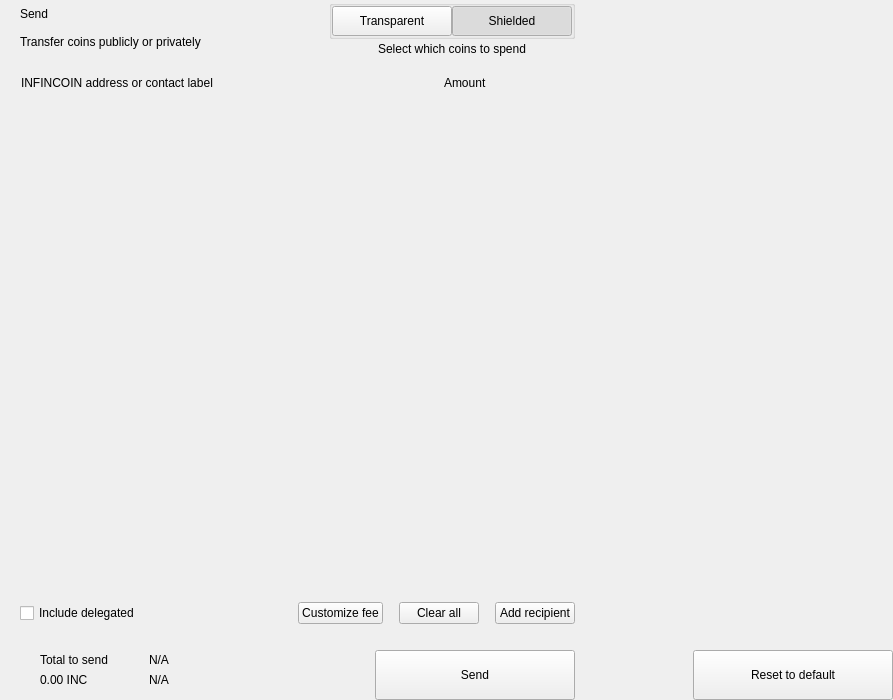
<?xml version="1.0" encoding="UTF-8"?>
<ui version="4.0">
 <class>send</class>
 <widget class="QWidget" name="send">
  <property name="geometry">
   <rect>
    <x>0</x>
    <y>0</y>
    <width>893</width>
    <height>700</height>
   </rect>
  </property>
  <property name="windowTitle">
   <string>Form</string>
  </property>
  <layout class="QHBoxLayout" name="horizontalLayout_2" stretch="2,1">
   <property name="spacing">
    <number>0</number>
   </property>
   <property name="leftMargin">
    <number>0</number>
   </property>
   <property name="topMargin">
    <number>0</number>
   </property>
   <property name="rightMargin">
    <number>0</number>
   </property>
   <property name="bottomMargin">
    <number>0</number>
   </property>
   <item>
    <widget class="QWidget" name="left" native="true">
     <layout class="QVBoxLayout" name="verticalLayout_3">
      <property name="spacing">
       <number>0</number>
      </property>
      <property name="leftMargin">
       <number>0</number>
      </property>
      <property name="topMargin">
       <number>0</number>
      </property>
      <property name="rightMargin">
       <number>0</number>
      </property>
      <property name="bottomMargin">
       <number>0</number>
      </property>
      <item>
       <layout class="QVBoxLayout" name="verticalLayout_22" stretch="0,0,0,1,0,0,0,0">
        <property name="spacing">
         <number>0</number>
        </property>
        <item>
         <layout class="QHBoxLayout" name="horizontalLayout_3">
          <property name="spacing">
           <number>0</number>
          </property>
          <property name="leftMargin">
           <number>20</number>
          </property>
          <property name="rightMargin">
           <number>20</number>
          </property>
          <item>
           <layout class="QVBoxLayout" name="verticalLayout">
            <property name="spacing">
             <number>0</number>
            </property>
            <item>
             <widget class="QLabel" name="labelTitle">
              <property name="text">
               <string>Send</string>
              </property>
              <property name="alignment">
               <set>Qt::AlignLeading|Qt::AlignLeft|Qt::AlignVCenter</set>
              </property>
             </widget>
            </item>
            <item>
             <widget class="QLabel" name="labelSubtitle1">
              <property name="text">
               <string>Transfer coins publicly or privately</string>
              </property>
             </widget>
            </item>
           </layout>
          </item>
          <item>
           <spacer name="horizontalSpacer">
            <property name="orientation">
             <enum>Qt::Horizontal</enum>
            </property>
            <property name="sizeHint" stdset="0">
             <size>
              <width>40</width>
              <height>20</height>
             </size>
            </property>
           </spacer>
          </item>
          <item>
           <layout class="QVBoxLayout" name="verticalLayout_6">
            <property name="spacing">
             <number>3</number>
            </property>
            <item alignment="Qt::AlignHCenter">
             <widget class="QGroupBox" name="groupBox">
              <property name="styleSheet">
               <string notr="true">#groupBox{
padding-top:2px;
}</string>
              </property>
              <property name="title">
               <string/>
              </property>
              <property name="alignment">
               <set>Qt::AlignCenter</set>
              </property>
              <layout class="QHBoxLayout" name="horizontalLayout_4">
               <property name="spacing">
                <number>0</number>
               </property>
               <property name="leftMargin">
                <number>0</number>
               </property>
               <property name="topMargin">
                <number>0</number>
               </property>
               <property name="rightMargin">
                <number>0</number>
               </property>
               <property name="bottomMargin">
                <number>0</number>
               </property>
               <item>
                <widget class="QPushButton" name="pushLeft">
                 <property name="minimumSize">
                  <size>
                   <width>120</width>
                   <height>30</height>
                  </size>
                 </property>
                 <property name="maximumSize">
                  <size>
                   <width>120</width>
                   <height>30</height>
                  </size>
                 </property>
                 <property name="focusPolicy">
                  <enum>Qt::NoFocus</enum>
                 </property>
                 <property name="text">
                  <string>Transparent</string>
                 </property>
                 <property name="checkable">
                  <bool>true</bool>
                 </property>
                 <property name="autoExclusive">
                  <bool>true</bool>
                 </property>
                </widget>
               </item>
               <item>
                <widget class="QPushButton" name="pushRight">
                 <property name="minimumSize">
                  <size>
                   <width>120</width>
                   <height>30</height>
                  </size>
                 </property>
                 <property name="maximumSize">
                  <size>
                   <width>120</width>
                   <height>30</height>
                  </size>
                 </property>
                 <property name="focusPolicy">
                  <enum>Qt::NoFocus</enum>
                 </property>
                 <property name="text">
                  <string>Shielded</string>
                 </property>
                 <property name="checkable">
                  <bool>true</bool>
                 </property>
                 <property name="checked">
                  <bool>true</bool>
                 </property>
                 <property name="autoExclusive">
                  <bool>true</bool>
                 </property>
                </widget>
               </item>
              </layout>
             </widget>
            </item>
            <item alignment="Qt::AlignHCenter|Qt::AlignTop">
             <widget class="QLabel" name="labelSubtitle2">
              <property name="styleSheet">
               <string notr="true"/>
              </property>
              <property name="text">
               <string>Select which coins to spend</string>
              </property>
              <property name="alignment">
               <set>Qt::AlignCenter</set>
              </property>
              <property name="indent">
               <number>0</number>
              </property>
             </widget>
            </item>
           </layout>
          </item>
         </layout>
        </item>
        <item>
         <spacer name="verticalSpacer_2">
          <property name="orientation">
           <enum>Qt::Vertical</enum>
          </property>
          <property name="sizeType">
           <enum>QSizePolicy::Fixed</enum>
          </property>
          <property name="sizeHint" stdset="0">
           <size>
            <width>20</width>
            <height>20</height>
           </size>
          </property>
         </spacer>
        </item>
        <item>
         <layout class="QHBoxLayout" name="horizontalLayout" stretch="6,0,2">
          <property name="spacing">
           <number>0</number>
          </property>
          <property name="leftMargin">
           <number>10</number>
          </property>
          <property name="topMargin">
           <number>0</number>
          </property>
          <property name="rightMargin">
           <number>20</number>
          </property>
          <property name="bottomMargin">
           <number>0</number>
          </property>
          <item>
           <widget class="QLabel" name="labelSubtitleAddress">
            <property name="styleSheet">
             <string notr="true">margin-left:8px;</string>
            </property>
            <property name="text">
             <string>INFINCOIN address or contact label</string>
            </property>
           </widget>
          </item>
          <item>
           <spacer name="horizontalSpacer_3">
            <property name="orientation">
             <enum>Qt::Horizontal</enum>
            </property>
            <property name="sizeType">
             <enum>QSizePolicy::Fixed</enum>
            </property>
            <property name="sizeHint" stdset="0">
             <size>
              <width>40</width>
              <height>1</height>
             </size>
            </property>
           </spacer>
          </item>
          <item>
           <widget class="QLabel" name="labelSubtitleAmount">
            <property name="text">
             <string>Amount</string>
            </property>
           </widget>
          </item>
         </layout>
        </item>
        <item>
         <widget class="QScrollArea" name="scrollArea">
          <property name="minimumSize">
           <size>
            <width>0</width>
            <height>350</height>
           </size>
          </property>
          <property name="styleSheet">
           <string notr="true">#scrollArea {
            background:transparent;
            margin-top:10px;
}</string>
          </property>
          <property name="horizontalScrollBarPolicy">
           <enum>Qt::ScrollBarAlwaysOff</enum>
          </property>
          <property name="sizeAdjustPolicy">
           <enum>QAbstractScrollArea::AdjustIgnored</enum>
          </property>
          <property name="widgetResizable">
           <bool>true</bool>
          </property>
          <property name="alignment">
           <set>Qt::AlignLeading|Qt::AlignLeft|Qt::AlignTop</set>
          </property>
          <widget class="QWidget" name="scrollAreaWidgetContents">
           <property name="geometry">
            <rect>
             <x>0</x>
             <y>0</y>
             <width>591</width>
             <height>16</height>
            </rect>
           </property>
           <property name="sizePolicy">
            <sizepolicy hsizetype="Preferred" vsizetype="Maximum">
             <horstretch>0</horstretch>
             <verstretch>0</verstretch>
            </sizepolicy>
           </property>
           <property name="autoFillBackground">
            <bool>false</bool>
           </property>
           <property name="styleSheet">
            <string notr="true">#scrollAreaWidgetContents {
             background:transparent;
             }</string>
           </property>
           <layout class="QVBoxLayout" name="verticalLayout_7">
            <property name="spacing">
             <number>0</number>
            </property>
            <property name="sizeConstraint">
             <enum>QLayout::SetDefaultConstraint</enum>
            </property>
            <property name="leftMargin">
             <number>0</number>
            </property>
            <property name="topMargin">
             <number>0</number>
            </property>
            <property name="rightMargin">
             <number>0</number>
            </property>
            <property name="bottomMargin">
             <number>0</number>
            </property>
           </layout>
          </widget>
         </widget>
        </item>
        <item>
         <spacer name="verticalSpacer_4">
          <property name="orientation">
           <enum>Qt::Vertical</enum>
          </property>
          <property name="sizeType">
           <enum>QSizePolicy::Fixed</enum>
          </property>
          <property name="sizeHint" stdset="0">
           <size>
            <width>20</width>
            <height>20</height>
           </size>
          </property>
         </spacer>
        </item>
        <item>
         <layout class="QHBoxLayout" name="horizontalLayout_20">
          <property name="spacing">
           <number>6</number>
          </property>
          <property name="leftMargin">
           <number>20</number>
          </property>
          <property name="rightMargin">
           <number>20</number>
          </property>
          <item>
           <widget class="QCheckBox" name="checkBoxDelegations">
            <property name="layoutDirection">
             <enum>Qt::LeftToRight</enum>
            </property>
            <property name="text">
             <string>Include delegated</string>
            </property>
           </widget>
          </item>
          <item>
           <spacer name="horizontalSpacer_4">
            <property name="orientation">
             <enum>Qt::Horizontal</enum>
            </property>
            <property name="sizeHint" stdset="0">
             <size>
              <width>10</width>
              <height>20</height>
             </size>
            </property>
           </spacer>
          </item>
          <item>
           <widget class="QPushButton" name="pushButtonFee">
            <property name="focusPolicy">
             <enum>Qt::NoFocus</enum>
            </property>
            <property name="text">
             <string>Customize fee</string>
            </property>
           </widget>
          </item>
          <item>
           <spacer name="horizontalSpacer_11">
            <property name="orientation">
             <enum>Qt::Horizontal</enum>
            </property>
            <property name="sizeType">
             <enum>QSizePolicy::Minimum</enum>
            </property>
            <property name="sizeHint" stdset="0">
             <size>
              <width>10</width>
              <height>20</height>
             </size>
            </property>
           </spacer>
          </item>
          <item>
           <widget class="QPushButton" name="pushButtonClear">
            <property name="focusPolicy">
             <enum>Qt::NoFocus</enum>
            </property>
            <property name="layoutDirection">
             <enum>Qt::RightToLeft</enum>
            </property>
            <property name="text">
             <string>Clear all</string>
            </property>
           </widget>
          </item>
          <item>
           <spacer name="horizontalSpacer_6">
            <property name="orientation">
             <enum>Qt::Horizontal</enum>
            </property>
            <property name="sizeType">
             <enum>QSizePolicy::Fixed</enum>
            </property>
            <property name="sizeHint" stdset="0">
             <size>
              <width>10</width>
              <height>20</height>
             </size>
            </property>
           </spacer>
          </item>
          <item>
           <widget class="QPushButton" name="pushButtonAddRecipient">
            <property name="focusPolicy">
             <enum>Qt::NoFocus</enum>
            </property>
            <property name="text">
             <string>Add recipient</string>
            </property>
           </widget>
          </item>
         </layout>
        </item>
        <item>
         <spacer name="verticalSpacer">
          <property name="orientation">
           <enum>Qt::Vertical</enum>
          </property>
          <property name="sizeType">
           <enum>QSizePolicy::Fixed</enum>
          </property>
          <property name="sizeHint" stdset="0">
           <size>
            <width>20</width>
            <height>16</height>
           </size>
          </property>
         </spacer>
        </item>
        <item>
         <layout class="QHBoxLayout" name="horizontalLayout_7">
          <property name="rightMargin">
           <number>20</number>
          </property>
          <item>
           <layout class="QHBoxLayout" name="horizontalLayout_10">
            <property name="spacing">
             <number>0</number>
            </property>
            <property name="leftMargin">
             <number>8</number>
            </property>
            <item>
             <widget class="QStackedWidget" name="stackedWidget">
              <property name="minimumSize">
               <size>
                <width>0</width>
                <height>60</height>
               </size>
              </property>
              <property name="maximumSize">
               <size>
                <width>16777215</width>
                <height>60</height>
               </size>
              </property>
              <widget class="QWidget" name="page1">
               <layout class="QVBoxLayout" name="verticalLayout_71" stretch="0">
                <property name="spacing">
                 <number>6</number>
                </property>
                <property name="leftMargin">
                 <number>12</number>
                </property>
                <property name="topMargin">
                 <number>0</number>
                </property>
                <property name="rightMargin">
                 <number>0</number>
                </property>
                <property name="bottomMargin">
                 <number>0</number>
                </property>
                <item>
                 <widget class="QWidget" name="coinWidget" native="true">
                  <property name="minimumSize">
                   <size>
                    <width>0</width>
                    <height>60</height>
                   </size>
                  </property>
                  <property name="maximumSize">
                   <size>
                    <width>16777215</width>
                    <height>60</height>
                   </size>
                  </property>
                  <layout class="QHBoxLayout" name="horizontalLayout_9">
                   <property name="spacing">
                    <number>0</number>
                   </property>
                   <property name="leftMargin">
                    <number>20</number>
                   </property>
                   <property name="topMargin">
                    <number>10</number>
                   </property>
                   <property name="rightMargin">
                    <number>20</number>
                   </property>
                   <property name="bottomMargin">
                    <number>10</number>
                   </property>
                   <item>
                    <layout class="QVBoxLayout" name="verticalSend">
                     <property name="spacing">
                      <number>0</number>
                     </property>
                     <item>
                      <widget class="QLabel" name="labelTitleTotalSend">
                       <property name="text">
                        <string>Total to send</string>
                       </property>
                      </widget>
                     </item>
                     <item>
                      <widget class="QLabel" name="labelAmountSend">
                       <property name="text">
                        <string notr="true">0.00 INC</string>
                       </property>
                      </widget>
                     </item>
                    </layout>
                   </item>
                   <item>
                    <spacer name="horizontalSpacer_9">
                     <property name="orientation">
                      <enum>Qt::Horizontal</enum>
                     </property>
                     <property name="sizeType">
                      <enum>QSizePolicy::Fixed</enum>
                     </property>
                     <property name="sizeHint" stdset="0">
                      <size>
                       <width>20</width>
                       <height>20</height>
                      </size>
                     </property>
                    </spacer>
                   </item>
                   <item>
                    <widget class="QLabel" name="labelLine">
                     <property name="minimumSize">
                      <size>
                       <width>1</width>
                       <height>0</height>
                      </size>
                     </property>
                     <property name="maximumSize">
                      <size>
                       <width>1</width>
                       <height>16777215</height>
                      </size>
                     </property>
                     <property name="text">
                      <string/>
                     </property>
                    </widget>
                   </item>
                   <item>
                    <spacer name="horizontalSpacer_10">
                     <property name="orientation">
                      <enum>Qt::Horizontal</enum>
                     </property>
                     <property name="sizeType">
                      <enum>QSizePolicy::Fixed</enum>
                     </property>
                     <property name="sizeHint" stdset="0">
                      <size>
                       <width>20</width>
                       <height>20</height>
                      </size>
                     </property>
                    </spacer>
                   </item>
                   <item>
                    <layout class="QVBoxLayout" name="verticalRemaining">
                     <property name="spacing">
                      <number>0</number>
                     </property>
                     <item>
                      <widget class="QLabel" name="labelTitleTotalRemaining">
                       <property name="text">
                        <string notr="true">N/A</string>
                       </property>
                      </widget>
                     </item>
                     <item>
                      <widget class="QLabel" name="labelAmountRemaining">
                       <property name="text">
                        <string notr="true">N/A</string>
                       </property>
                      </widget>
                     </item>
                    </layout>
                   </item>
                  </layout>
                 </widget>
                </item>
               </layout>
              </widget>
              <widget class="QWidget" name="page_2"/>
             </widget>
            </item>
           </layout>
          </item>
          <item>
           <spacer name="horizontalSpacer_5">
            <property name="orientation">
             <enum>Qt::Horizontal</enum>
            </property>
            <property name="sizeType">
             <enum>QSizePolicy::Expanding</enum>
            </property>
            <property name="sizeHint" stdset="0">
             <size>
              <width>40</width>
              <height>20</height>
             </size>
            </property>
           </spacer>
          </item>
          <item alignment="Qt::AlignBottom">
           <widget class="QPushButton" name="pushButtonSave">
            <property name="minimumSize">
             <size>
              <width>200</width>
              <height>50</height>
             </size>
            </property>
            <property name="maximumSize">
             <size>
              <width>200</width>
              <height>50</height>
             </size>
            </property>
            <property name="focusPolicy">
             <enum>Qt::NoFocus</enum>
            </property>
            <property name="text">
             <string>Send</string>
            </property>
           </widget>
          </item>
         </layout>
        </item>
       </layout>
      </item>
     </layout>
    </widget>
   </item>
   <item>
    <widget class="QWidget" name="right" native="true">
     <layout class="QVBoxLayout" name="verticalLayout_5">
      <property name="leftMargin">
       <number>0</number>
      </property>
      <property name="topMargin">
       <number>0</number>
      </property>
      <property name="rightMargin">
       <number>0</number>
      </property>
      <property name="bottomMargin">
       <number>0</number>
      </property>
      <item>
       <layout class="QVBoxLayout" name="verticalLayout_4">
        <property name="spacing">
         <number>6</number>
        </property>
        <item>
         <widget class="OptionButton" name="btnCoinControl" native="true">
          <property name="minimumSize">
           <size>
            <width>0</width>
            <height>50</height>
           </size>
          </property>
         </widget>
        </item>
        <item>
         <widget class="OptionButton" name="btnChangeAddress" native="true">
          <property name="minimumSize">
           <size>
            <width>0</width>
            <height>50</height>
           </size>
          </property>
         </widget>
        </item>
        <item>
         <widget class="OptionButton" name="btnUri" native="true">
          <property name="minimumSize">
           <size>
            <width>0</width>
            <height>50</height>
           </size>
          </property>
         </widget>
        </item>
        <item>
         <widget class="OptionButton" name="btnShieldCoins" native="true">
          <property name="minimumSize">
           <size>
            <width>0</width>
            <height>50</height>
           </size>
          </property>
         </widget>
        </item>
        <item>
         <spacer name="verticalSpacer_5">
          <property name="orientation">
           <enum>Qt::Vertical</enum>
          </property>
          <property name="sizeHint" stdset="0">
           <size>
            <width>20</width>
            <height>40</height>
           </size>
          </property>
         </spacer>
        </item>
        <item>
         <layout class="QHBoxLayout" name="horizontalLayout_8">
          <item>
           <spacer name="horizontalSpacer_7">
            <property name="orientation">
             <enum>Qt::Horizontal</enum>
            </property>
            <property name="sizeHint" stdset="0">
             <size>
              <width>40</width>
              <height>20</height>
             </size>
            </property>
           </spacer>
          </item>
          <item>
           <widget class="QPushButton" name="pushButtonReset">
            <property name="minimumSize">
             <size>
              <width>200</width>
              <height>50</height>
             </size>
            </property>
            <property name="maximumSize">
             <size>
              <width>200</width>
              <height>50</height>
             </size>
            </property>
            <property name="focusPolicy">
             <enum>Qt::NoFocus</enum>
            </property>
            <property name="text">
             <string>Reset to default</string>
            </property>
           </widget>
          </item>
         </layout>
        </item>
       </layout>
      </item>
     </layout>
    </widget>
   </item>
  </layout>
 </widget>
 <customwidgets>
  <customwidget>
   <class>OptionButton</class>
   <extends>QWidget</extends>
   <header>qt/infincoin/optionbutton.h</header>
   <container>1</container>
  </customwidget>
 </customwidgets>
 <resources/>
 <connections/>
</ui>
